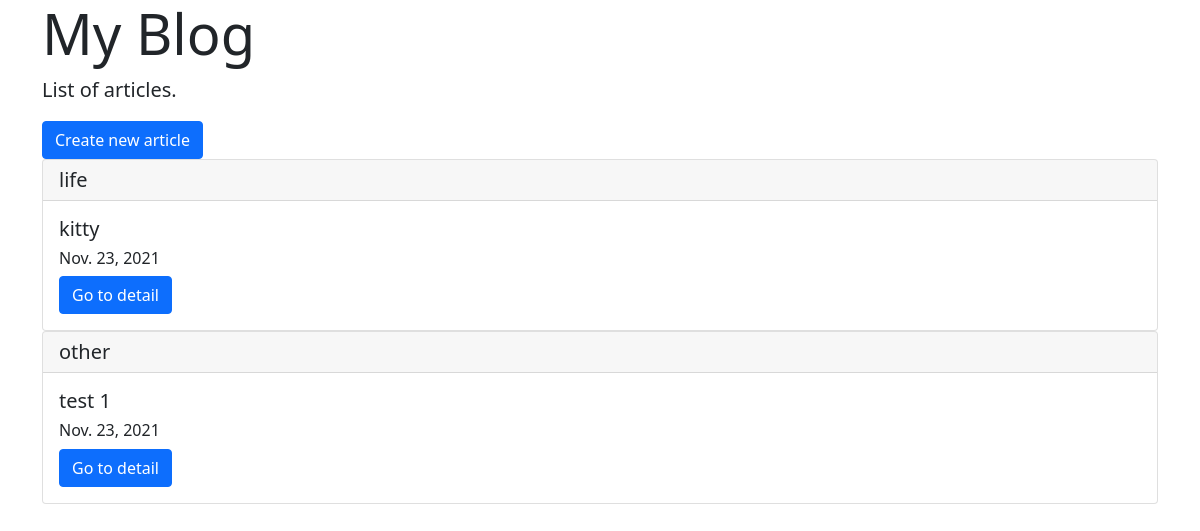
The page /list/ on the database as committed earlier.
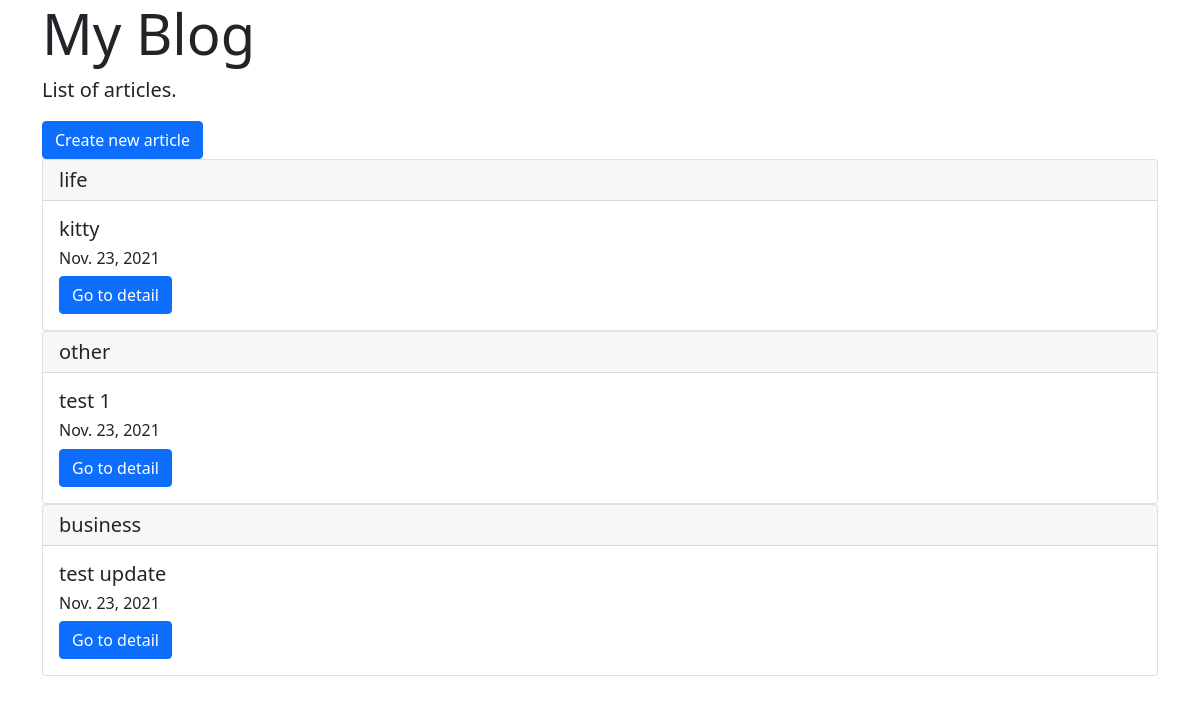
The same page on the database as committed later.
### blogpost/models.py (models this page shows, shortened)
class BlogModel(models.Model):
    title = models.CharField(max_length=100)
    content = models.TextField()
    postdata = models.DateField(auto_now_add=True)
    category = models.CharField(
        max_length=50,
        choices=CATEGORY
    )

### blogpost/views.py (the view)
# urls.py: path('list/', BlogList.as_view(), name='list'),
class BlogList(ListView):
    template_name = "list.html"
    model = BlogModel

### templates/list.html
{% extends 'base.html' %} {% block header %}
<div class="jumbotron jumbotron-fluid">
  <div class="container">
    <h1 class="display-4">My Blog</h1>
    <p class="lead">List of articles.</p>
  </div>
</div>
{% endblock %} {% block content %}
<div class="container">
  <a href="{% url 'create' %}" class="btn btn-primary">Create new article</a>
  {% for item in object_list %}
  <div class="card">
    <h5 class="card-header">{{ item.category }}</h5>
    <div class="card-body">
      <h5 class="card-title">{{ item.title }}</h5>
      <h6 class="card-title">{{ item.postdata }}</h6>
      <a href="{% url 'detail' item.pk %}" class="btn btn-primary"
        >Go to detail</a
      >
    </div>
  </div>
  {% endfor %}
</div>
{% endblock %}

Rows that differ between the two databases and show on the page:
added BlogModel: category "business", title "test update", postdata "Nov. 23, 2021"
